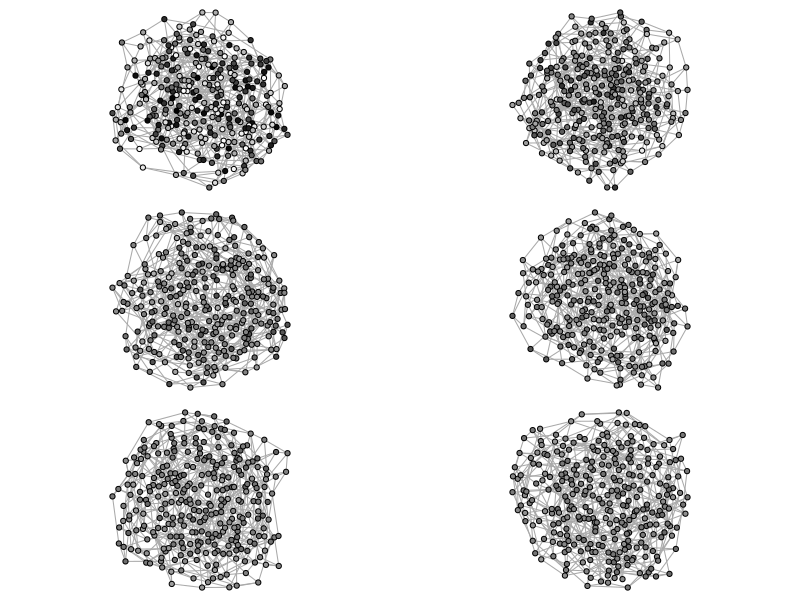
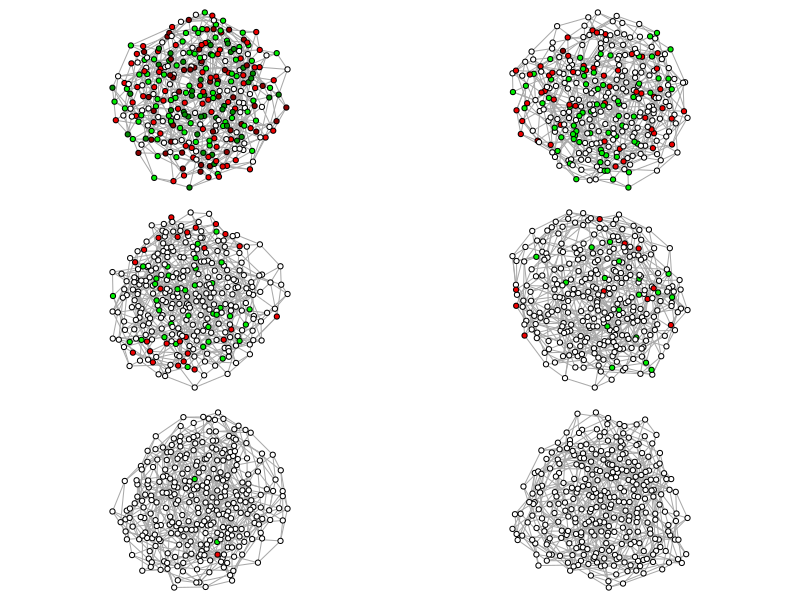
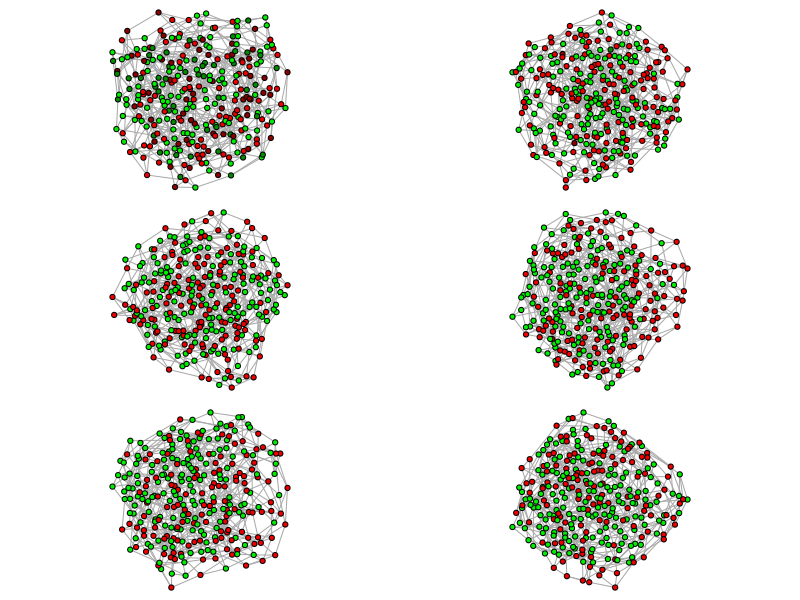

These charts were generated, in order, by the following R code:

# install.packages('igraph')
# 
# adjm <- matrix(sample(0:1, 100, replace=TRUE, prob=c(0.9,0.1)), nc=10)
# g1 <- graph_from_adjacency_matrix( adjm ,mode='undirected')
# adjm <- matrix(sample(0:5, 100, replace=TRUE,
#                       prob=c(0.9,0.02,0.02,0.02,0.02,0.02)), nc=10)

library(igraph)

################################################################################

total_nodos <- 300
vecinos <- 4
porc_sat <- 0.2
beta <- 0.1

#g1 <- graph_from_adjacency_matrix( adjm ,mode='undirected')
g_reg <- sample_k_regular(total_nodos, vecinos, directed = FALSE, multiple = FALSE)
g_reg_mat <- as_adjacency_matrix(g_reg) %>% matrix(ncol=total_nodos)
g_reg_mat <-t(g_reg_mat + diag(total_nodos))/(vecinos+1)


#infectados_0 <- numeric(total_nodos)
#infectados_0[1:(total_nodos*porc_sat)] <- 1
infectados_0 <- runif(total_nodos)

infectados_1 <- g_reg_mat%*%infectados_0
infectados_2 <- g_reg_mat%*%infectados_1
infectados_3 <- g_reg_mat%*%infectados_2
infectados_4 <- g_reg_mat%*%infectados_3
infectados_5 <- g_reg_mat%*%infectados_4

################################################################################

igraph_options(labels = NA)
par(mfrow=c(3,2))
par(mar = c(.2, .2, .2, .2))
plot(g_reg,
     vertex.color=paste0('grey',100-round(100*infectados_0)),vertex.label=NA,vertex.size=6)
plot(g_reg,
     vertex.color=paste0('grey',100-round(100*infectados_1)),vertex.label=NA,vertex.size=6)
plot(g_reg,
     vertex.color=paste0('grey',100-round(100*infectados_2)),vertex.label=NA,vertex.size=6)
plot(g_reg,
     vertex.color=paste0('grey',100-round(100*infectados_3)),vertex.label=NA,vertex.size=6)
plot(g_reg,
     vertex.color=paste0('grey',100-round(100*infectados_4)),vertex.label=NA,vertex.size=6)
plot(g_reg,
     vertex.color=paste0('grey',100-round(100*infectados_5)),vertex.label=NA,vertex.size=6)

################################################################################

colores <- c('red4','red2','white','green2','green4')

igraph_options(labels = NA)
par(mfrow=c(3,2))
par(mar = c(.2, .2, .2, .2))
plot(g_reg,
     vertex.color=colores[1+round(4*infectados_0)],vertex.label=NA,vertex.size=6)
plot(g_reg,
     vertex.color=colores[1+round(4*infectados_1)],vertex.label=NA,vertex.size=6)
plot(g_reg,
     vertex.color=colores[1+round(4*infectados_2)],vertex.label=NA,vertex.size=6)
plot(g_reg,
     vertex.color=colores[1+round(4*infectados_3)],vertex.label=NA,vertex.size=6)
plot(g_reg,
     vertex.color=colores[1+round(4*infectados_4)],vertex.label=NA,vertex.size=6)
plot(g_reg,
     vertex.color=colores[1+round(4*infectados_5)],vertex.label=NA,vertex.size=6)


colores <- c('red4','red2','green2','green4')

igraph_options(labels = NA)
par(mfrow=c(3,2))
par(mar = c(.2, .2, .2, .2))
plot(g_reg,
     vertex.color=colores[1+round(3*infectados_0)],vertex.label=NA,vertex.size=6)
plot(g_reg,
     vertex.color=colores[1+round(3*infectados_1)],vertex.label=NA,vertex.size=6)
plot(g_reg,
     vertex.color=colores[1+round(3*infectados_2)],vertex.label=NA,vertex.size=6)
plot(g_reg,
     vertex.color=colores[1+round(3*infectados_3)],vertex.label=NA,vertex.size=6)
plot(g_reg,
     vertex.color=colores[1+round(3*infectados_4)],vertex.label=NA,vertex.size=6)
plot(g_reg,
     vertex.color=colores[1+round(3*infectados_5)],vertex.label=NA,vertex.size=6)
